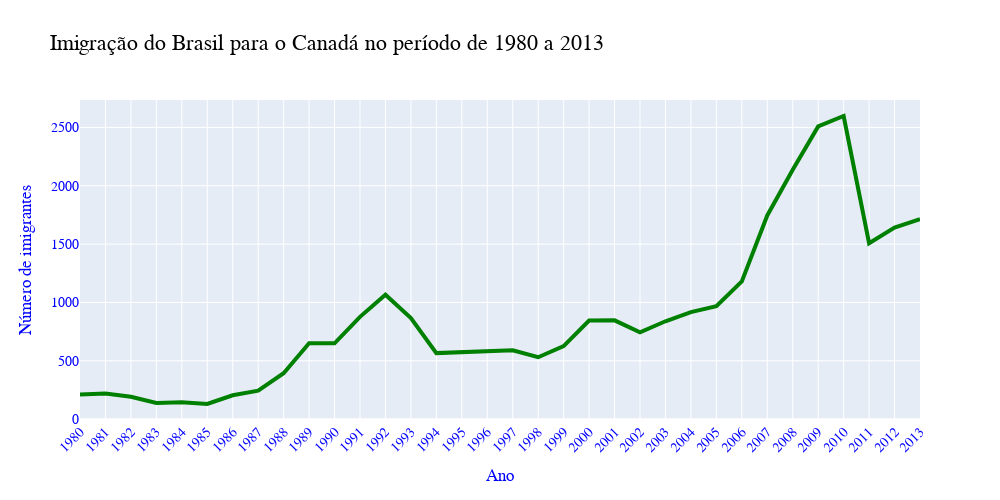

Here is the notebook cell this chart was saved with:
### Code cell
fig = px.line(dados_brasil, x='ano', y='imigrantes',
              title='Imigração do Brasil para o Canadá no período de 1980 a 2013')
fig.update_layout(
    width=1000, height=500, 
    xaxis={'tickangle': -45},
    font_family='Arial',
    font_size=14,
    font_color='blue',
    title_font_color='black',
    title_font_size=22,
    xaxis_title='Ano',
    yaxis_title='Número de imigrantes')

fig.update_traces(line_color='green', line_width=4)
fig.show()

### Figure 1 — Plotly figure (JSON) as saved in the notebook; plotly's stock layout.template omitted (floating-point values rounded to 4 significant figures)
{"data": [{"hovertemplate": "ano=%{x}<br>imigrantes=%{y}<extra></extra>", "legendgroup": "", "line": {"color": "green", "dash": "solid", "width": 4}, "marker": {"symbol": "circle"}, "mode": "lines", "name": "", "orientation": "v", "showlegend": false, "type": "scatter", "x": ["1980", "1981", "1982", "1983", "1984", "1985", "1986", "1987", "1988", "1989", "1990", "1991", "1992", "1993", "1994", "1995", "1996", "1997", "1998", "1999", "2000", "2001", "2002", "2003", "2004", "2005", "2006", "2007", "2008", "2009", "2010", "2011", "2012", "2013"], "xaxis": "x", "y": [211, 220, 192, 139, 145, 130, 205, 244, 394, 650, 650, 877, 1066, 866, 566, 572, 586, 591, 531, 626, 845, 847, 745, 839, 917, 969, 1181, 1746, 2138, 2509, 2598, 1508, 1642, 1714], "yaxis": "y"}], "layout": {"font": {"color": "blue", "family": "Arial", "size": 14}, "height": 500, "legend": {"tracegroupgap": 0}, "title": {"font": {"color": "black", "size": 22}, "text": "Imigração do Brasil para o Canadá no período de 1980 a 2013"}, "width": 1000, "xaxis": {"anchor": "y", "domain": [0, 1], "tickangle": -45, "title": {"text": "Ano"}}, "yaxis": {"anchor": "x", "domain": [0, 1], "title": {"text": "Número de imigrantes"}}}}
